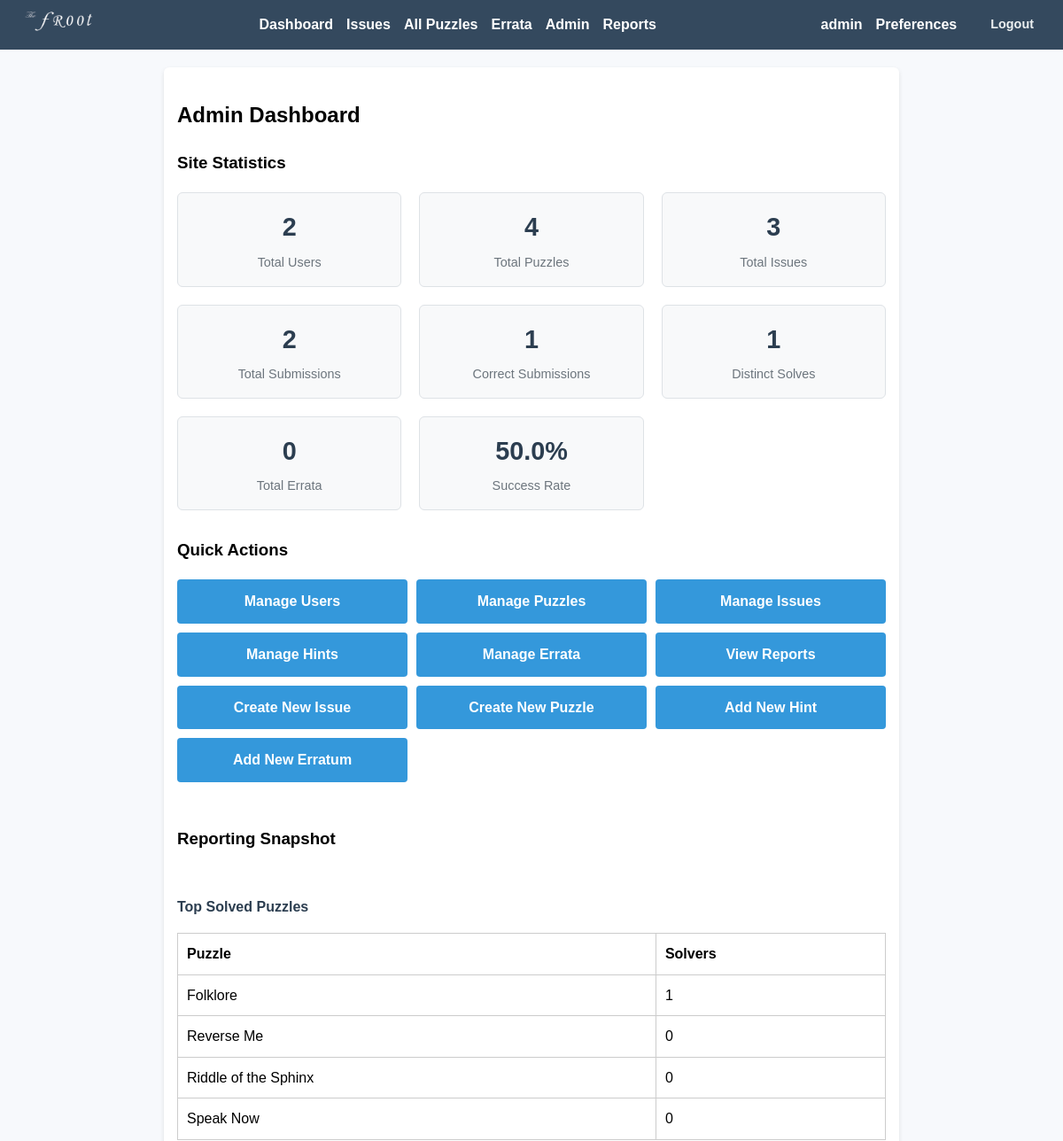
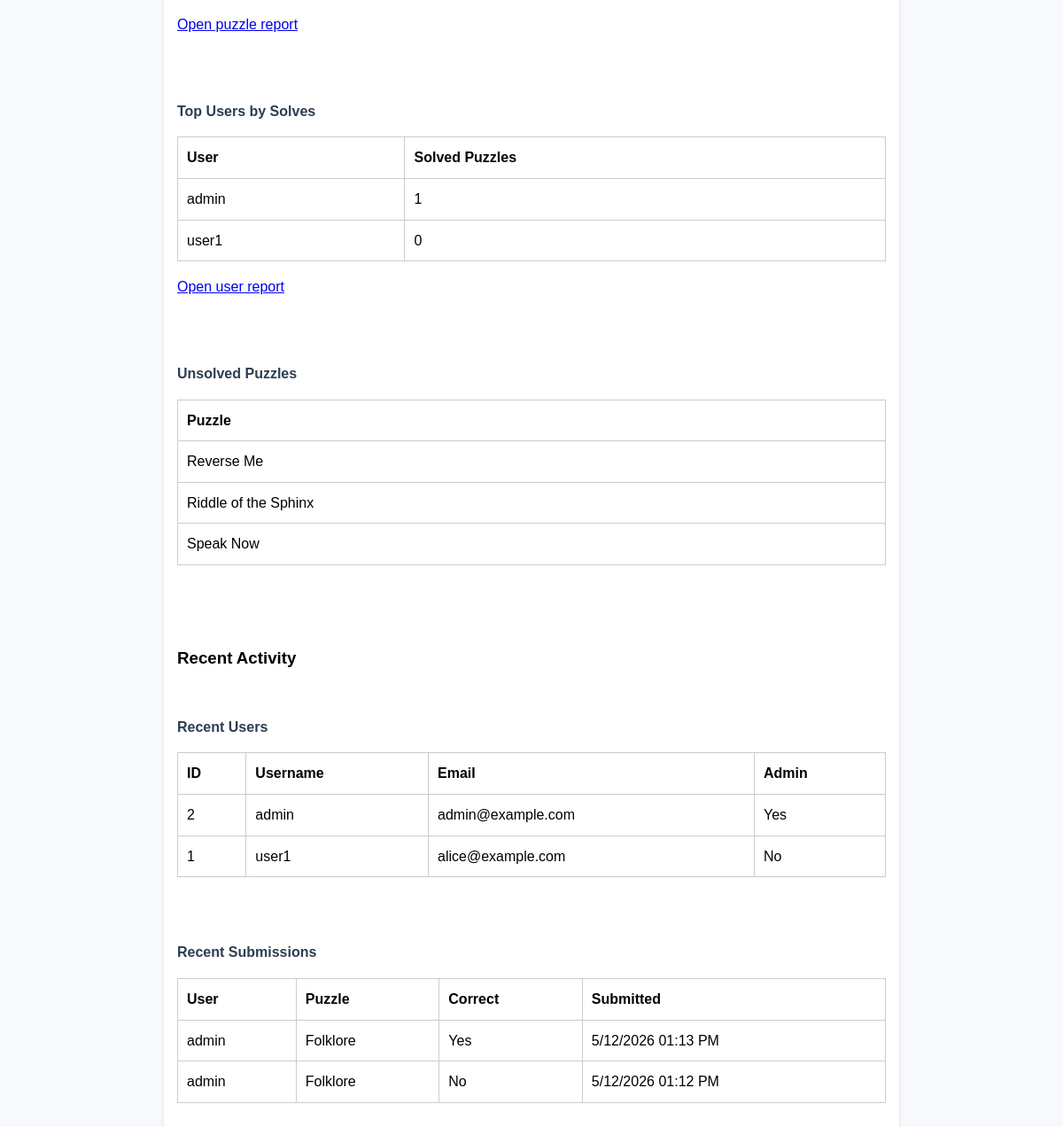
The app's page /admin/ (signed in) with its own data (2 pictures, top to bottom).
### app/models.py (models this page shows, shortened)
class User(UserMixin, db.Model):
    id = db.Column(db.Integer, primary_key=True)
    username = db.Column(db.String(150), unique=True, nullable=False)
    email = db.Column(db.String(150), unique=True, nullable=False)
    display_name = db.Column(db.String(150), nullable=True)
    password_hash = db.Column(db.String(200), nullable=False)
    is_admin = db.Column(db.Boolean, default=False)
    email_notifications = db.Column(db.Boolean, default=True)
    notify_new_issues = db.Column(db.Boolean, default=True)
    notify_new_hints = db.Column(db.Boolean, default=True)
    submissions = db.relationship('Submission', backref='user', lazy=True)

class Puzzle(db.Model):
    id = db.Column(db.Integer, primary_key=True)
    title = db.Column(db.String(200), nullable=False)
    description = db.Column(db.Text, nullable=False)
    answer_hash = db.Column(db.String(200), nullable=False)
    correct_response = db.Column(db.Text, nullable=True)
    incorrect_response = db.Column(db.Text, nullable=True)
    created_at = db.Column(db.DateTime, default=lambda: datetime.now(timezone.utc))
    issue_id = db.Column(db.Integer, db.ForeignKey('issue.id'), nullable=True)
    hints = db.relationship('Hint', backref='puzzle', lazy=True)
    submissions = db.relationship('Submission', backref='puzzle', lazy=True)
    response_rules = db.relationship('PuzzleAnswerRule', backref='puzzle', lazy=True, cascade='all, delete-orphan')

class Submission(db.Model):
    id = db.Column(db.Integer, primary_key=True)
    user_id = db.Column(db.Integer, db.ForeignKey('user.id'), nullable=False)
    puzzle_id = db.Column(db.Integer, db.ForeignKey('puzzle.id'), nullable=False)
    submitted_answer = db.Column(db.String(200), nullable=False)
    is_correct = db.Column(db.Boolean, nullable=False)
    submitted_at = db.Column(db.DateTime, default=lambda: datetime.now(timezone.utc))

### app/routes.py (the view)
@admin_bp.route('/')
@login_required
@admin_required
def dashboard():
    stats = {
        'total_users': User.query.count(),
        'total_puzzles': Puzzle.query.count(),
        'total_issues': Issue.query.count(),
        'total_submissions': Submission.query.count(),
        'correct_submissions': Submission.query.filter_by(is_correct=True).count(),
        'total_distinct_solves': Submission.query.filter_by(is_correct=True).with_entities(Submission.user_id, Submission.puzzle_id).distinct().count(),
        'total_errata': Erratum.query.count(),
        'recent_users': User.query.order_by(User.id.desc()).limit(5).all(),
        'recent_submissions': Submission.query.order_by(Submission.submitted_at.desc()).limit(5).all(),
    }
    stats['reporting'] = get_admin_dashboard_reporting_summary(limit=5)
    return render_template('admin_dashboard.html', stats=stats)

### app/admin_utils.py (called while the page is built)
def admin_required(f):
    @wraps(f)
    def decorated_function(*args, **kwargs):
        if not current_user.is_authenticated or not current_user.is_admin:
            abort(403)
        return f(*args, **kwargs)
    return decorated_function

### app/templates/admin_dashboard.html (shortened to what this page needs)
{% extends "base.html" %}
{% block content %}
<h2>Admin Dashboard</h2>
<div class="admin-stats">
    <h3>Site Statistics</h3>
    <div class="stats-grid">
        <div class="stat-item">
            <h4>{{ stats.total_users }}</h4>
            <p>Total Users</p>
        </div>
        <div class="stat-item">
            <h4>{{ stats.total_puzzles }}</h4>
            <p>Total Puzzles</p>
        </div>
        <div class="stat-item">
            <h4>{{ stats.total_issues }}</h4>
            <p>Total Issues</p>
        </div>
        <div class="stat-item">
            <h4>{{ stats.total_submissions }}</h4>
            <p>Total Submissions</p>
        </div>
        <div class="stat-item">
            <h4>{{ stats.correct_submissions }}</h4>
            <p>Correct Submissions</p>
        </div>
        <div class="stat-item">
            <h4>{{ stats.total_distinct_solves }}</h4>
            <p>Distinct Solves</p>
        </div>
        <div class="stat-item">
            <h4>{{ stats.total_errata }}</h4>
            <p>Total Errata</p>
        </div>
        <div class="stat-item">
            <h4>{{ "%.1f"|format((stats.correct_submissions / stats.total_submissions * 100) if stats.total_submissions > 0 else 0) }}%</h4>
            <p>Success Rate</p>
        </div>
    </div>
</div>
<div class="admin-actions">
    <h3>Quick Actions</h3>
    <div class="action-grid">
        <a href="{{ url_for('admin.user_list') }}" class="action-btn">Manage Users</a>
        <a href="{{ url_for('admin.puzzle_list') }}" class="action-btn">Manage Puzzles</a>
        <a href="{{ url_for('admin.issue_list') }}" class="action-btn">Manage Issues</a>
        <a href="{{ url_for('admin.hint_list') }}" class="action-btn">Manage Hints</a>
        <a href="{{ url_for('admin.errata_list') }}" class="action-btn">Manage Errata</a>
        <a href="{{ url_for('admin.reports_index') }}" class="action-btn">View Reports</a>
        <a href="{{ url_for('admin.add_issue') }}" class="action-btn">Create New Issue</a>
        <a href="{{ url_for('admin.add_puzzle') }}" class="action-btn">Create New Puzzle</a>
        <a href="{{ url_for('admin.add_hint') }}" class="action-btn">Add New Hint</a>
        <a href="{{ url_for('admin.add_erratum') }}" class="action-btn">Add New Erratum</a>
    </div>
</div>
<div class="recent-activity">
    <h3>Reporting Snapshot</h3>
    <div class="activity-section">
        <h4>Top Solved Puzzles</h4>
        <table>
            <tr>
                <th>Puzzle</th>
                <th>Solvers</th>
            </tr>
            {% for puzzle in stats.reporting.top_solved_puzzles %}
            <tr>
                <td>{{ puzzle.title }}</td>
                <td>{{ puzzle.solve_count }}</td>
            </tr>
            {% endfor %}
        </table>
        <p><a href="{{ url_for('admin.report_puzzles') }}">Open puzzle report</a></p>
    </div>
    <div class="activity-section">
        <h4>Top Users by Solves</h4>
        <table>
            <tr>
                <th>User</th>
                <th>Solved Puzzles</th>
            </tr>
            {% for user in stats.reporting.top_users %}
            <tr>
                <td>{{ user.username }}</td>
                <td>{{ user.solved_puzzles }}</td>
            </tr>
            {% endfor %}
        </table>
        <p><a href="{{ url_for('admin.report_users') }}">Open user report</a></p>
    </div>
    <div class="activity-section">
        <h4>Unsolved Puzzles</h4>
        <table>
            <tr>
                <th>Puzzle</th>
            </tr>
            {% for puzzle in stats.reporting.unsolved_puzzles %}
            <tr>
                <td>{{ puzzle.title }}</td>
            </tr>
            {% endfor %}
        </table>
    </div>
</div>
<div class="recent-activity">
    <h3>Recent Activity</h3>
    <div class="activity-section">
        <h4>Recent Users</h4>
        <table>
            <tr>
                <th>ID</th>
                <th>Username</th>
                <th>Email</th>
                <th>Admin</th>
            </tr>
            {% for user in stats.recent_users %}
            <tr>
                <td>{{ user.id }}</td>
                <td>{{ user.username }}</td>
                <td>{{ user.email }}</td>
                <td>{{ 'Yes' if user.is_admin else 'No' }}</td>
            </tr>
            {% endfor %}
        </table>
    </div>
    <div class="activity-section">
        <h4>Recent Submissions</h4>
        <table>
            <tr>
                <th>User</th>
                <th>Puzzle</th>
                <th>Correct</th>
                <th>Submitted</th>
            </tr>
            {% for submission in stats.recent_submissions %}
            <tr>
                <td>{{ submission.user.username }}</td>
                <td>{{ submission.puzzle.title }}</td>
                <td>{{ 'Yes' if submission.is_correct else 'No' }}</td>
                <td><span data-utc-datetime="{{ submission.submitted_at.strftime('%Y-%m-%d %H:%M:%S') }}" data-format="short">{{ submission.submitted_at.strftime('%Y-%m-%d %H:%M') }}</span></td>
            </tr>
            {% endfor %}
        </table>
    </div>
</div>
{% endblock %}

### app/templates/base.html (shortened to what this page needs)
<!DOCTYPE html>
<html>
<head>
    <link rel="stylesheet" href="{{ url_for('static', filename='style.css') }}">
</head>
<body>
  <nav>
    <div class="nav-content">
      <div class="nav-logo">
        <img src="{{ url_for('static', filename='img/logo.png') }}" alt="Logo">
      </div>
      <div class="nav-links">
        {% if current_user.is_authenticated %}
            <a href="{{ url_for('puzzle.user_dashboard') }}">Dashboard</a>
            <a href="{{ url_for('puzzle.list_issues') }}">Issues</a>
            <a href="{{ url_for('puzzle.list_puzzles') }}">All Puzzles</a>
            <a href="{{ url_for('puzzle.errata_list') }}">Errata</a>
            {% if current_user.is_admin %}
                <a href="{{ url_for('admin.dashboard') }}">Admin</a>
                <a href="{{ url_for('admin.reports_index') }}">Reports</a>
            {% endif %}
        {% else %}
            <a href="{{ url_for('main.index') }}">Home</a>
            <a href="{{ url_for('puzzle.errata_list') }}">Errata</a>
            <a href="{{ url_for('auth.login') }}">Login</a>
            <a href="{{ url_for('auth.register') }}">Register</a>
        {% endif %}
      </div>
      {% if current_user.is_authenticated %}
        <div class="user-profile">
          <div class="user-info">
            <span class="user-name">{{ current_user.username }}</span>
            <a href="{{ url_for('auth.preferences') }}" class="preferences-link">Preferences</a>
            <a href="{{ url_for('auth.logout') }}" class="logout-link">Logout</a>
          </div>
        </div>
      {% endif %}
    </div>
</nav>
  <div class="container">
        {% block content %}{% endblock %}
    </div>
</body>
</html>

### app/static/style.css (style rules this page uses)
body { font-family: Arial, sans-serif; background-color: #f7f9fc; margin: 0; padding: 0; line-height: 1.6; }
nav { background-color: #34495e; padding: 10px; color: white; }
.nav-content { display: flex; justify-content: space-between; align-items: center; gap: 20px; }
.nav-links { display: flex; align-items: center; }
nav a { color: white; margin-right: 15px; text-decoration: none; font-weight: bold; }
.nav-logo img { height: 28px; width: auto; }
.user-profile { display: flex; align-items: center; }
.user-info { display: flex; align-items: center; gap: 15px; }
.user-name { color: white; font-weight: bold; }
.logout-link { color: #ecf0f1; text-decoration: none; font-size: 0.9em; padding: 4px 8px; border-radius: 4px; transition: background-color 0.3s ease; }
.container { max-width: 800px; margin: 20px auto; padding: 15px; background-color: white; border-radius: 6px; box-shadow: 0 2px 5px rgba(0, 0, 0, 0.1); }
table { width: 100%; border-collapse: collapse; margin: 1em 0; }
table, th, td { border: 1px solid #ccc; }
th, td { padding: 10px; text-align: left; }
.admin-stats { margin-bottom: 30px; }
.stats-grid { display: grid; grid-template-columns: repeat(auto-fit, minmax(150px, 1fr)); gap: 15px; margin: 15px 0; }
.stat-item { background-color: #f8f9fa; border: 1px solid #dee2e6; border-radius: 6px; padding: 15px; text-align: center; }
.stat-item h4 { margin: 0 0 5px 0; font-size: 1.8em; color: #2c3e50; }
.stat-item p { margin: 0; color: #6c757d; font-size: 0.9em; }
.admin-actions { margin-bottom: 30px; }
.action-grid { display: grid; grid-template-columns: repeat(auto-fit, minmax(200px, 1fr)); gap: 10px; margin: 15px 0; }
.action-btn { display: inline-block; padding: 12px 20px; background-color: #3498db; color: white; text-decoration: none; border-radius: 4px; text-align: center; font-weight: bold; transition: background-color 0.3s; }
.recent-activity { margin-top: 30px; }
.activity-section { margin-bottom: 25px; }
.activity-section h4 { margin-bottom: 10px; color: #2c3e50; }
.stats-grid { display: grid; grid-template-columns: repeat(auto-fit, minmax(200px, 1fr)); gap: 20px; margin-bottom: 30px; }
.recent-solves, .recent-activity { display: flex; flex-direction: column; gap: 10px; }

### records on screen
User: username "admin", solved_puzzles "1", id "2", email "admin@example.com", is_admin "Yes"
Puzzle: title "Folklore", solve_count "1"
Puzzle: title "Reverse Me", solve_count "0"
Puzzle: title "Riddle of the Sphinx", solve_count "0"
Puzzle: title "Speak Now", solve_count "0"
User: username "user1", solved_puzzles "0", id "1", email "alice@example.com", is_admin "No"
Submission: user.username "admin", puzzle "Folklore", is_correct "Yes"
Submission: user.username "admin", puzzle "Folklore", is_correct "No"

### other values on screen
{{ stats.total_users }} "2"
{{ stats.total_puzzles }} "4"
{{ stats.total_issues }} "3"
{{ stats.total_submissions }} "2"
{{ stats.correct_submissions }} "1"
{{ stats.total_distinct_solves }} "1"
{{ stats.total_errata }} "0"
